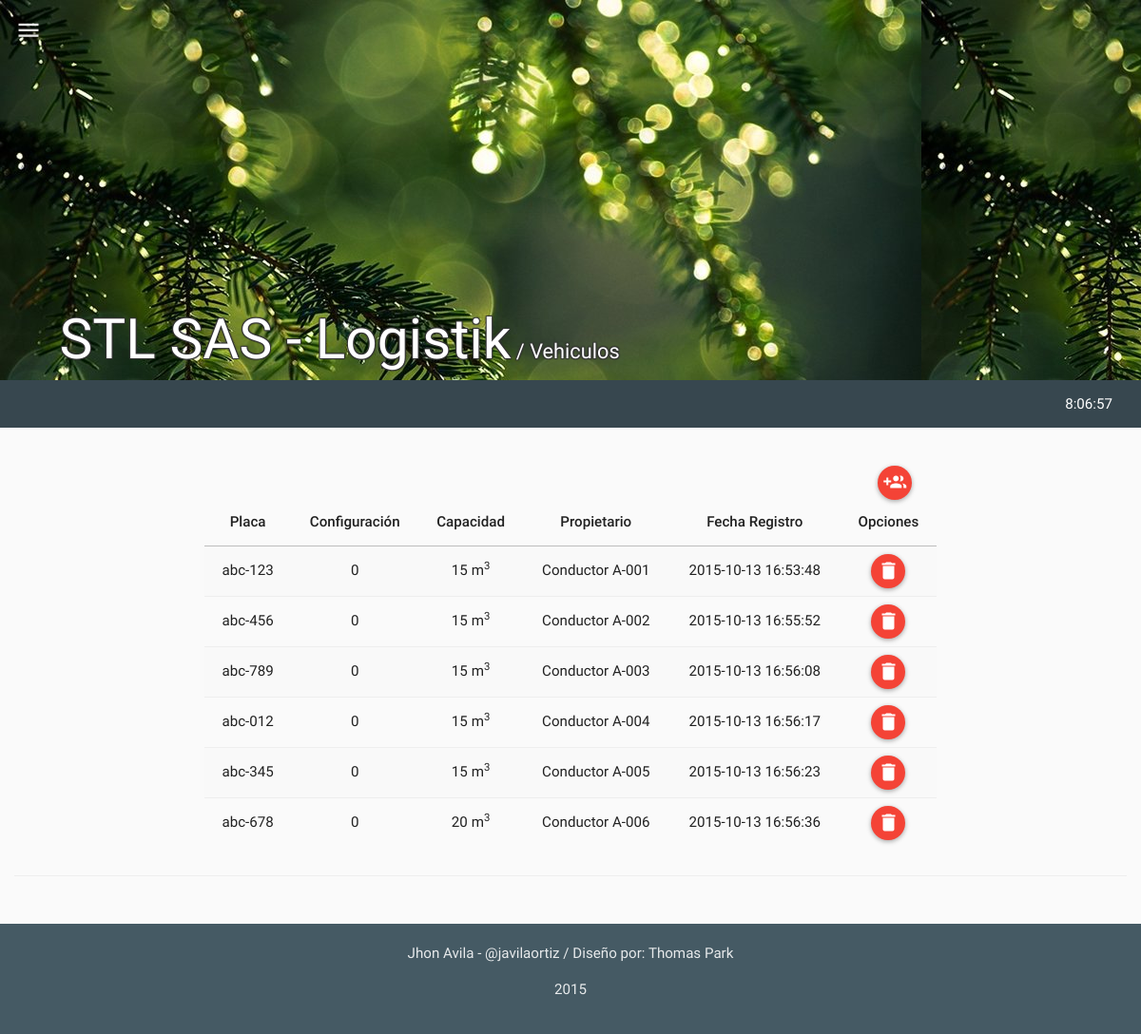
Page /mods/vehiculos/vehiculos.php (signed in) on the earlier database version.
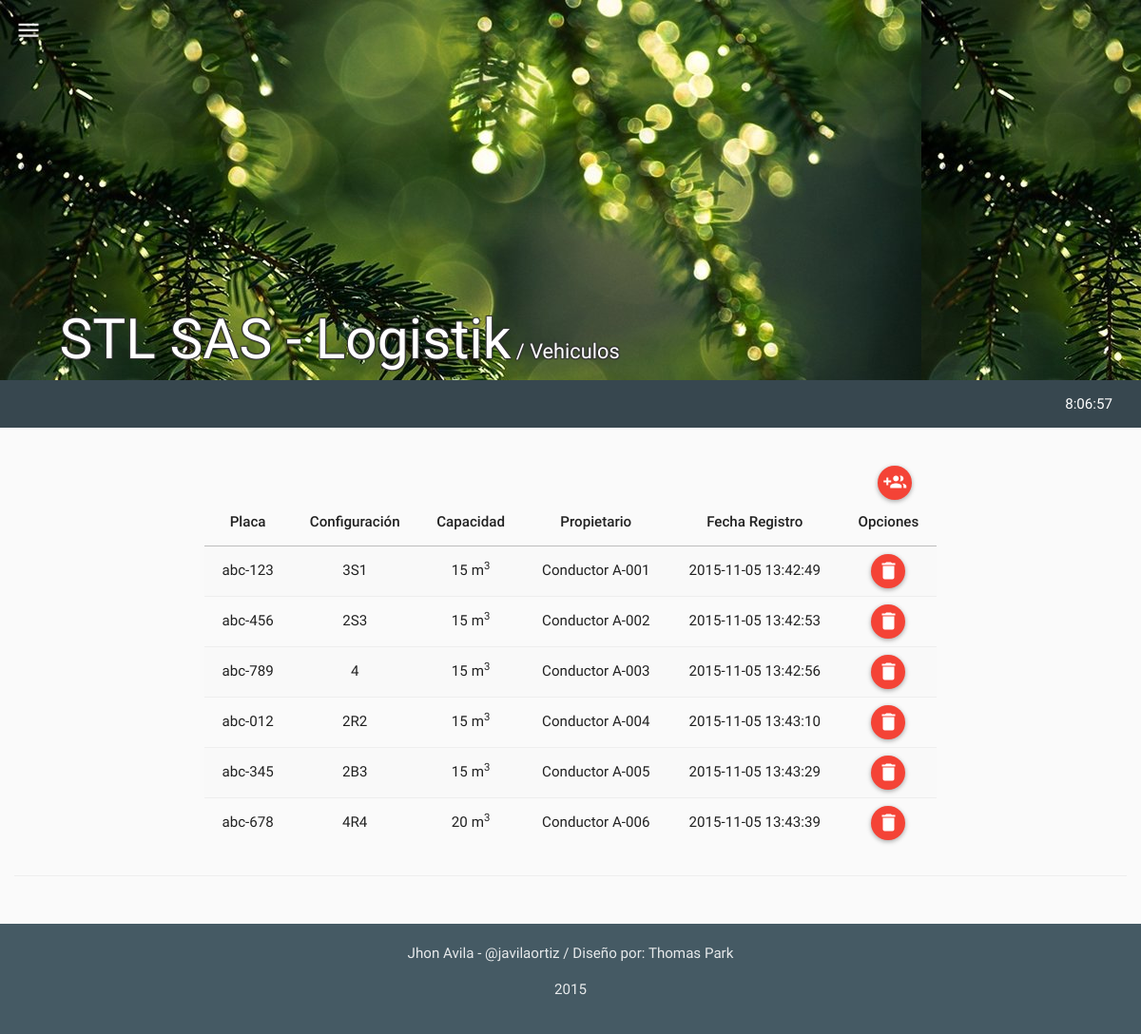
Same page on the later database version.
### tables this page shows
CREATE TABLE IF NOT EXISTS `tbl_vehiculos` (
  `ve_id` int(11) NOT NULL,
  `ve_tipo_vehiculo` varchar(11) NOT NULL,
  `ve_modelo` int(11) NOT NULL,
  `ve_marca` varchar(40) NOT NULL,
  `ve_color` varchar(40) NOT NULL,
  `ve_nro_motor` varchar(30) NOT NULL,
  `ve_nro_chasis` varchar(30) NOT NULL,
  `ve_soat` varchar(60) NOT NULL,
  `ve_soat_nro` varchar(60) NOT NULL,
  `ve_soat_vence` date NOT NULL,
  `ve_tecno` varchar(60) NOT NULL,
  `ve_tecno_vence` date NOT NULL,
  `ve_empresa` varchar(60) NOT NULL,
  `ve_empresa_telefono` varchar(60) NOT NULL,
  `ve_t_op` varchar(30) NOT NULL COMMENT 'Tarjeta de Operación',
  `ve_placa` varchar(10) NOT NULL,
  `ve_remolque_tipo` varchar(30) NOT NULL,
  `ve_remolque_color` varchar(20) NOT NULL,
  `ve_remolque_marca` varchar(60) NOT NULL,
  `ve_pe_id` int(11) NOT NULL,
  `ve_timestamp` timestamp NOT NULL DEFAULT CURRENT_TIMESTAMP ON UPDATE CURRENT_TIMESTAMP,
  `ve_capacidad_m3` float NOT NULL,
  `ve_tipo_llanta_traccion` varchar(60) NOT NULL,
  `ve_tipo_llanta_direccional` varchar(60) NOT NULL,
  `ve_linea` varchar(60) NOT NULL,
  `ve_created` int(11) NOT NULL,
  `ve_estado` int(11) NOT NULL
);

CREATE TABLE IF NOT EXISTS `tbl_personas` (
  `pe_id` int(11) NOT NULL,
  `pe_nombre` varchar(60) NOT NULL,
  `pe_tel` varchar(60) NOT NULL,
  `pe_cedula` varchar(20) NOT NULL,
  `pe_licencia` varchar(60) NOT NULL,
  `pe_licencia_vigencia` date NOT NULL,
  `pe_dir` varchar(80) NOT NULL,
  `pe_cel` varchar(60) NOT NULL,
  `pe_tipo` int(11) NOT NULL COMMENT '1="propietario" 2="conductor" 3="ambas"',
  `pe_ve_id` int(11) NOT NULL,
  `pe_f1` int(15) NOT NULL,
  `pe_f2` int(15) NOT NULL,
  `pe_f3` int(15) NOT NULL,
  `pe_timestamp` timestamp NOT NULL DEFAULT CURRENT_TIMESTAMP ON UPDATE CURRENT_TIMESTAMP,
  `pe_created` int(11) NOT NULL,
  `pe_estado` int(11) NOT NULL
);

### php/vehiculos.php (the view, shortened to what this page needs)
<?php
class vehiculos{
  function get_vehiculos(){
    $rt = new route();
    if(isset($_SESSION["ses_id"])){
      $qry='SELECT * FROM tbl_vehiculos AS V
            INNER JOIN tbl_personas AS P ON P.pe_ve_id = V.ve_id
            WHERE V.ve_estado=1;';
      $res = mysql_query($qry);
      $item =" ";
      $script ="<script>$(document).ready(function(){";
      while($row_res = mysql_fetch_assoc($res)) {
        $item.='
              <tr>
                <td>'.$row_res["ve_placa"].'</td>
                <td>'.$row_res["ve_tipo_vehiculo"].'</td>
                <td>'.$row_res["ve_capacidad_m3"].' m<sup>3</sup></td>
                <td>'.$row_res["pe_nombre"].'</td>
                <td>'.$row_res["ve_timestamp"].'</td>
                <td>
                  <div id="del-button" onClick="borrar_usuario('.$row_res["ve_id"].', this)" class="btn btn-floating-mini btn-danger" title="Borrar"><i class="md md-delete"></i> </div>
                </td>
              </tr>
        ';
        $script.='';
      }
      $script.='});</script>';
    }
    else{$rt->routing($rt->path("login"));}
    $html='
          <table class="table table-striped table-hover ">
            <thead>
              <tr>
                <th>Placa</th>
                <th>Configuración</th>
                <th>Capacidad</th>
                <th>Propietario</th>
                <th>Fecha Registro</th>
                <th>Opciones</th>
              </tr>
            </thead>
            <tbody>
              '.$item.'
            </tbody>
          </table>
    ';
    return $script.$html;
  }
}
?>

Differences in the rows shown:
changed tbl_vehiculos "abc-123": ve_tipo_vehiculo "0" → "3S1"; ve_timestamp "2015-10-13 16:53:48" → "2015-11-05 13:42:49"
changed tbl_vehiculos "abc-456": ve_tipo_vehiculo "0" → "2S3"; ve_timestamp "2015-10-13 16:55:52" → "2015-11-05 13:42:53"
changed tbl_vehiculos "abc-789": ve_tipo_vehiculo "0" → "4"; ve_timestamp "2015-10-13 16:56:08" → "2015-11-05 13:42:56"
changed tbl_vehiculos "abc-012": ve_tipo_vehiculo "0" → "2R2"; ve_timestamp "2015-10-13 16:56:17" → "2015-11-05 13:43:10"
changed tbl_vehiculos "abc-345": ve_tipo_vehiculo "0" → "2B3"; ve_timestamp "2015-10-13 16:56:23" → "2015-11-05 13:43:29"
changed tbl_vehiculos "abc-678": ve_tipo_vehiculo "0" → "4R4"; ve_timestamp "2015-10-13 16:56:36" → "2015-11-05 13:43:39"
